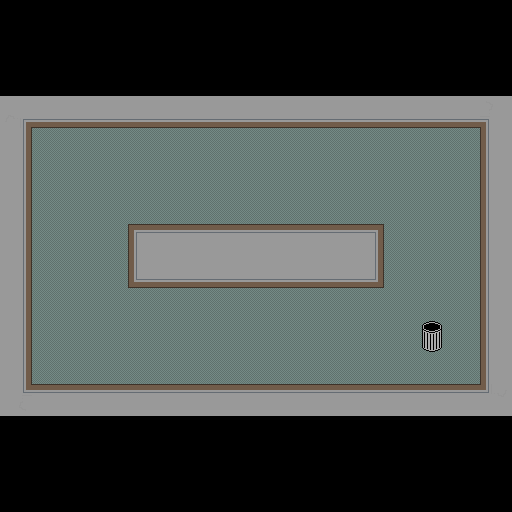

Below is a game level as drawn by its tile map, then a one-line description and the .tmx file that defines it, in full:
An orthogonal 16x16 tile map with 32x32 px tiles, 2 tile layers (Tile Layer 1, Tile Layer 2) and 10 objects.

<map version="1.2" tiledversion="1.2.0" orientation="orthogonal" renderorder="right-down" width="16" height="16" tilewidth="32" tileheight="32" infinite="0" nextlayerid="11" nextobjectid="21">
 <tileset firstgid="1" source="oltile.tsx" />
 <layer id="5" name="Tile Layer 1" width="16" height="16">
  <data encoding="csv">
0,0,0,0,0,0,0,0,0,0,0,0,0,0,0,0,
0,0,0,0,0,0,0,0,0,0,0,0,0,0,0,0,
0,0,0,0,0,0,0,0,0,0,0,0,0,0,0,0,
0,0,0,0,0,0,0,0,0,0,0,0,0,0,0,0,
17,17,17,17,17,17,17,17,17,17,17,17,17,17,17,17,
17,17,17,17,17,17,17,17,17,17,17,17,17,17,17,17,
17,17,17,17,17,17,17,17,17,17,17,17,17,17,17,17,
17,17,17,17,17,17,17,17,17,17,17,17,17,17,17,17,
17,17,17,17,17,17,17,17,17,17,17,17,17,17,17,17,
17,17,17,17,17,17,17,17,17,17,17,17,17,17,17,17,
17,17,17,17,17,17,17,17,17,17,17,17,17,17,17,17,
17,17,17,17,17,17,17,17,17,17,17,17,17,17,17,17,
0,0,0,0,0,0,0,0,0,0,0,0,0,0,0,0,
0,0,0,0,0,0,0,0,0,0,0,0,0,0,0,0,
0,0,0,0,0,0,0,0,0,0,0,0,0,0,0,0,
0,0,0,0,0,0,0,0,0,0,0,0,0,0,0,0
</data>
 </layer>
 <objectgroup id="6" name="Walls">
  <object id="11" x="128" y="224" width="256" height="64" />
  <object id="12" x="0" y="96" width="31" height="319" />
  <object id="13" x="-1" y="384" width="533" height="31" />
  <object id="14" x="480" y="85" width="36" height="330" />
  <object id="15" x="-30" y="85" width="548" height="42" />
  <object id="16" x="-18" y="91" width="50" height="331" />
 </objectgroup>
 <objectgroup id="7" name="Start/End">
  <object id="10" x="415" y="318" width="33" height="35" />
 </objectgroup>
 <objectgroup id="9" name="Ghosts">
  <object id="17" x="253" y="339">
   <point />
  </object>
  <object id="18" x="318" y="381">
   <point />
  </object>
 </objectgroup>
 <objectgroup id="10" name="Hero">
  <object id="20" x="80" y="335">
   <point />
  </object>
 </objectgroup>
 <layer id="8" name="Tile Layer 2" width="16" height="16">
  <data encoding="csv">
0,0,0,0,0,0,0,0,0,0,0,0,0,0,0,0,
0,0,0,0,0,0,0,0,0,0,0,0,0,0,0,0,
0,0,0,0,0,0,0,0,0,0,0,0,0,0,0,0,
14,18,18,18,18,18,18,18,18,18,18,18,18,18,18,13,
20,0,0,0,0,0,0,0,0,0,0,0,0,0,0,19,
20,0,0,0,0,0,0,0,0,0,0,0,0,0,0,19,
20,0,0,0,0,0,0,0,0,0,0,0,0,0,0,19,
20,0,0,0,7,21,21,21,21,21,21,8,0,0,0,19,
20,0,0,0,5,18,18,18,18,18,18,6,0,0,0,19,
20,0,0,0,0,0,0,0,0,0,0,0,0,0,0,19,
20,0,0,0,0,0,0,0,0,0,0,0,0,22,0,19,
20,0,0,0,0,0,0,0,0,0,0,0,0,0,0,19,
16,21,21,21,21,21,21,21,21,21,21,21,21,21,21,15,
0,0,0,0,0,0,0,0,0,0,0,0,0,0,0,0,
0,0,0,0,0,0,0,0,0,0,0,0,0,0,0,0,
0,0,0,0,0,0,0,0,0,0,0,0,0,0,0,0
</data>
 </layer>
</map>
